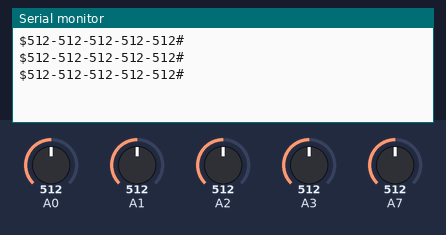
Simulated run of this sketch. Board: Arduino Nano, built with avr-gcc and run on an emulated ATmega328P. Shown: the last lines printed to the serial monitor. Inputs (shaded band) come from the test bench; at power-on: A0 = 512, A1 = 512, A2 = 512, A3 = 512, A7 = 512.

Above: at 1.2 s.
1.3 s: A0 set to 716
At 1.95 s:
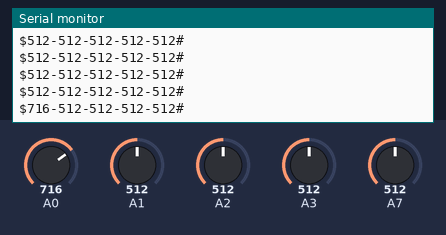
2.8 s: A1 set to 716
At 3.22 s:
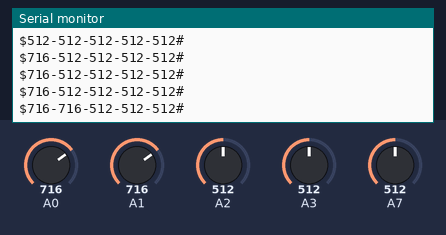
4.3 s: A2 set to 716
At 4.48 s:
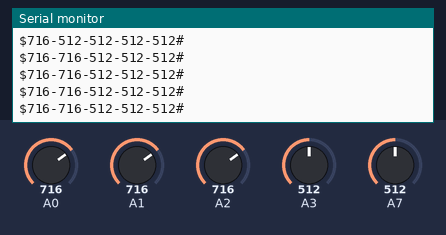
5.8 s: A3 set to 716
At 6.17 s:
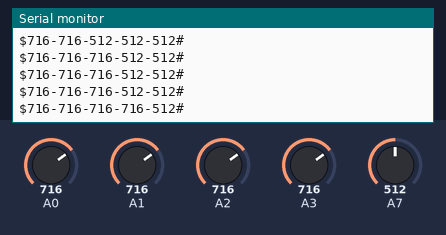
7.3 s: A7 set to 716
At 7.43 s:
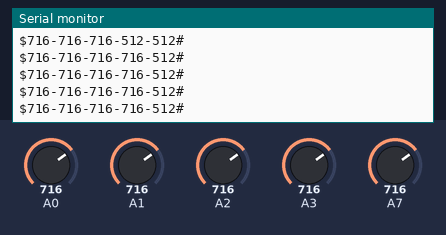
8.8 s: A0 set to 992
At 9.11 s:
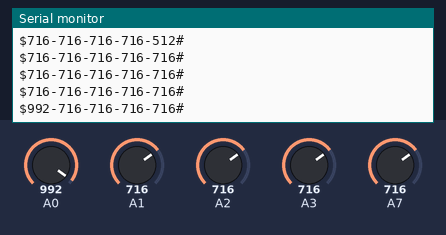
Timing chart, 0 to 11.3 s (numbered marks = the images above; inputs shaded):
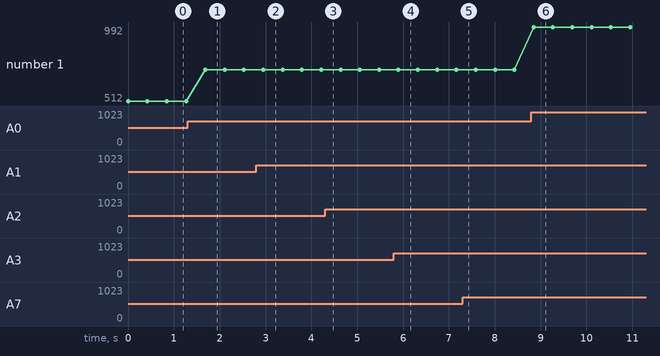

The sketch:

arduino_moisture.ino
```cpp
#include <Wire.h>

int M1 = 0;
int M2 = 0;
int M3 = 0;
int M4 = 0;
int M5 = 0;
//int M6 = 0;

char moisture_data[33] = "";
int moisture_data_len = 0;

void setup() {
  // put your setup code here, to run once:
  pinMode(A0, INPUT);
  pinMode(A1, INPUT);
  pinMode(A2, INPUT);
  pinMode(A3, INPUT);
  //pinMode(A4, INPUT);
  pinMode(A7, INPUT);
  Serial.begin(115200);
//  Serial2.begin(115200);
  Wire.begin(8);                // join i2c bus with address #8
  Wire.onRequest(requestEvent); // register event
}

void requestEvent() {
  //Serial.print(moisture_data);
  //Serial.print("-");
  //Serial.println(moisture_data_len);
    Wire.write(moisture_data); // respond with message of 6 bytes
    // as expected by master
}

String readMoisture() {
  //$0000-0000-0000-0000-0000-0000#
  M1 = analogRead(A0);
  M2 = analogRead(A1);
  M3 = analogRead(A2);
  M4 = analogRead(A3);
  M5 = analogRead(A7);
  //M6 = analogRead(A5);
  String moistureData = "";
  moistureData = "$";
  moistureData.concat(M1);
  moistureData.concat("-");
  moistureData.concat(M2);
  moistureData.concat("-");
  moistureData.concat(M3);
  moistureData.concat("-");
  moistureData.concat(M4);
  moistureData.concat("-");
  moistureData.concat(M5);
  //moistureData.concat("-");
  //moistureData.concat(M6);
  moistureData.concat("#");
  if(moistureData.length() <=32) {
    moisture_data_len = moistureData.length()+1;
    moistureData.toCharArray(moisture_data, 32);
  }
 return String(moistureData);
}

void loop() {
  // put your main code here, to run repeatedly:
  String sensors = readMoisture();
  Serial.println(sensors);
//  Serial2.println(sensors);
  delay(420);
}
```

Measured:
- after the input at 1.3 s, the serial monitor: prints a new line after 0.39 s (image 1)
- after the input at 2.8 s, the serial monitor: prints a new line after 0.15 s (image 2)
- after the input at 5.8 s, the serial monitor: prints a new line after 0.10 s (image 4)
- after the input at 8.8 s, the serial monitor: prints a new line after 0.05 s (image 6)
- plotted number 1: 512 → 716 after the input at 1.3 s, 716 → 992 after the input at 8.8 s
